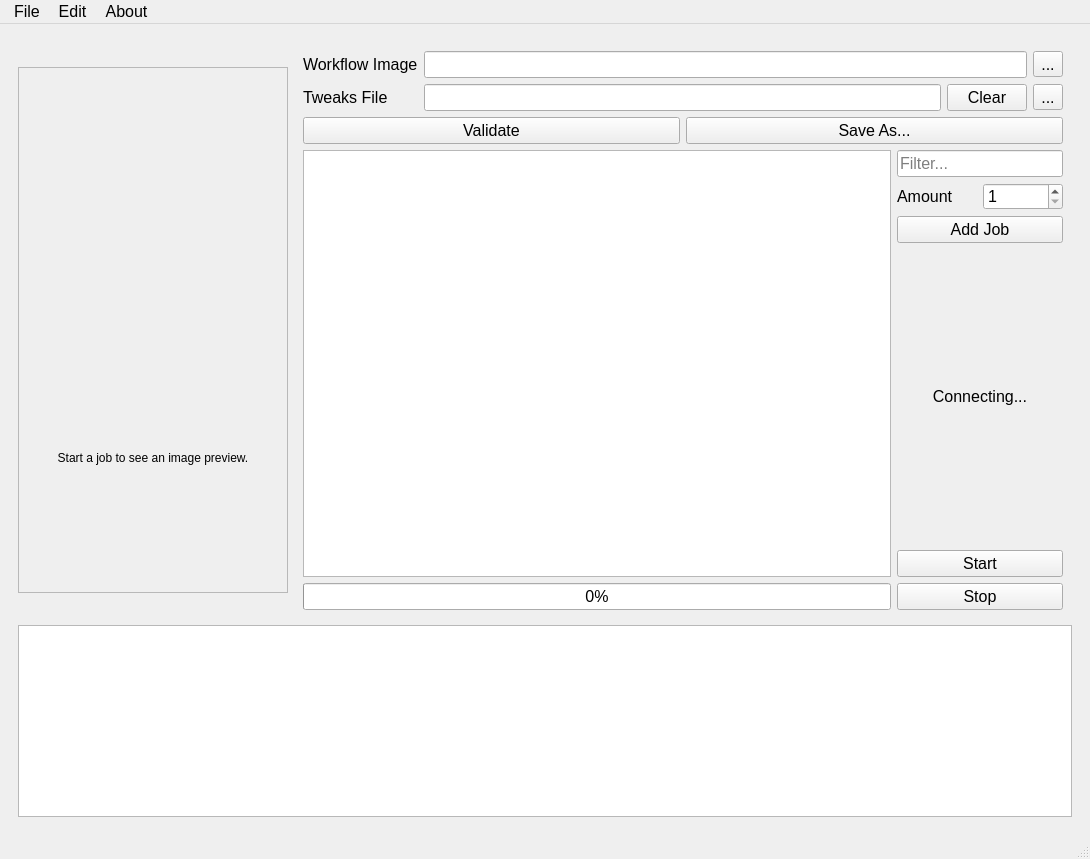
<?xml version="1.0" encoding="UTF-8"?>
<ui version="4.0">
 <class>MainWindow</class>
 <widget class="QMainWindow" name="MainWindow">
  <property name="geometry">
   <rect>
    <x>0</x>
    <y>0</y>
    <width>1090</width>
    <height>859</height>
   </rect>
  </property>
  <property name="sizePolicy">
   <sizepolicy hsizetype="Expanding" vsizetype="Expanding">
    <horstretch>0</horstretch>
    <verstretch>0</verstretch>
   </sizepolicy>
  </property>
  <property name="font">
   <font>
    <family>Segoe UI</family>
    <pointsize>12</pointsize>
   </font>
  </property>
  <property name="windowTitle">
   <string>ComfyTweaker</string>
  </property>
  <widget class="QWidget" name="centralwidget">
   <layout class="QVBoxLayout" name="verticalLayout_2">
    <item>
     <layout class="QVBoxLayout" name="verticalLayout">
      <item>
       <widget class="QWidget" name="widget_2" native="true">
        <property name="sizePolicy">
         <sizepolicy hsizetype="Minimum" vsizetype="Minimum">
          <horstretch>0</horstretch>
          <verstretch>0</verstretch>
         </sizepolicy>
        </property>
        <property name="styleSheet">
         <string notr="true">QToolTip { 
                           background-color: black; 
                           color: white; 
                           border: black solid 1px
                           }</string>
        </property>
        <layout class="QVBoxLayout" name="verticalLayout_3">
         <item>
          <layout class="QHBoxLayout" name="horizontalLayout">
           <item>
            <widget class="QFrame" name="frame">
             <property name="sizePolicy">
              <sizepolicy hsizetype="Fixed" vsizetype="Fixed">
               <horstretch>0</horstretch>
               <verstretch>0</verstretch>
              </sizepolicy>
             </property>
             <property name="minimumSize">
              <size>
               <width>250</width>
               <height>300</height>
              </size>
             </property>
             <property name="frameShape">
              <enum>QFrame::Shape::StyledPanel</enum>
             </property>
             <property name="frameShadow">
              <enum>QFrame::Shadow::Raised</enum>
             </property>
             <layout class="QVBoxLayout" name="verticalLayout_7">
              <item>
               <widget class="QLabel" name="imagePreview">
                <property name="sizePolicy">
                 <sizepolicy hsizetype="Fixed" vsizetype="Fixed">
                  <horstretch>0</horstretch>
                  <verstretch>0</verstretch>
                 </sizepolicy>
                </property>
                <property name="minimumSize">
                 <size>
                  <width>250</width>
                  <height>250</height>
                 </size>
                </property>
                <property name="baseSize">
                 <size>
                  <width>250</width>
                  <height>250</height>
                 </size>
                </property>
                <property name="toolTip">
                 <string>The directory containings your ComfyUI models</string>
                </property>
                <property name="text">
                 <string/>
                </property>
               </widget>
              </item>
              <item>
               <widget class="QLabel" name="imageGenerationPreview">
                <property name="sizePolicy">
                 <sizepolicy hsizetype="Fixed" vsizetype="Fixed">
                  <horstretch>0</horstretch>
                  <verstretch>0</verstretch>
                 </sizepolicy>
                </property>
                <property name="minimumSize">
                 <size>
                  <width>250</width>
                  <height>250</height>
                 </size>
                </property>
                <property name="baseSize">
                 <size>
                  <width>250</width>
                  <height>250</height>
                 </size>
                </property>
                <property name="text">
                 <string>Start a job to see an image preview.</string>
                </property>
                <property name="alignment">
                 <set>Qt::AlignmentFlag::AlignCenter</set>
                </property>
               </widget>
              </item>
             </layout>
            </widget>
           </item>
           <item>
            <widget class="QWidget" name="widget" native="true">
             <property name="sizePolicy">
              <sizepolicy hsizetype="Preferred" vsizetype="Preferred">
               <horstretch>0</horstretch>
               <verstretch>0</verstretch>
              </sizepolicy>
             </property>
             <property name="minimumSize">
              <size>
               <width>200</width>
               <height>0</height>
              </size>
             </property>
             <layout class="QVBoxLayout" name="verticalLayout_6">
              <item>
               <layout class="QFormLayout" name="formLayout">
                <item row="0" column="0">
                 <widget class="QLabel" name="label_3">
                  <property name="toolTip">
                   <string>An image containing a workflow</string>
                  </property>
                  <property name="text">
                   <string>Workflow Image</string>
                  </property>
                  <property name="scaledContents">
                   <bool>false</bool>
                  </property>
                 </widget>
                </item>
                <item row="0" column="1">
                 <layout class="QHBoxLayout" name="horizontalLayout_5">
                  <item>
                   <widget class="QLineEdit" name="workflowLineEdit">
                    <property name="readOnly">
                     <bool>true</bool>
                    </property>
                   </widget>
                  </item>
                  <item>
                   <widget class="QToolButton" name="workflowBrowseButton">
                    <property name="toolTip">
                     <string>Browse for an image containing your workflow</string>
                    </property>
                    <property name="text">
                     <string>...</string>
                    </property>
                   </widget>
                  </item>
                 </layout>
                </item>
                <item row="1" column="0">
                 <widget class="QLabel" name="label_4">
                  <property name="toolTip">
                   <string>A yaml file containing tweaks</string>
                  </property>
                  <property name="text">
                   <string>Tweaks File</string>
                  </property>
                  <property name="scaledContents">
                   <bool>false</bool>
                  </property>
                 </widget>
                </item>
                <item row="1" column="1">
                 <layout class="QHBoxLayout" name="horizontalLayout_2">
                  <item>
                   <widget class="QLineEdit" name="tweaksFileLineEdit">
                    <property name="readOnly">
                     <bool>true</bool>
                    </property>
                   </widget>
                  </item>
                  <item>
                   <widget class="QPushButton" name="tweaksClearButton">
                    <property name="sizePolicy">
                     <sizepolicy hsizetype="Preferred" vsizetype="Fixed">
                      <horstretch>0</horstretch>
                      <verstretch>1</verstretch>
                     </sizepolicy>
                    </property>
                    <property name="font">
                     <font>
                      <family>Segoe UI</family>
                      <pointsize>12</pointsize>
                     </font>
                    </property>
                    <property name="text">
                     <string>Clear</string>
                    </property>
                   </widget>
                  </item>
                  <item>
                   <widget class="QToolButton" name="tweaksFileBrowseButton">
                    <property name="toolTip">
                     <string>Browse for Tweaks yaml file</string>
                    </property>
                    <property name="text">
                     <string>...</string>
                    </property>
                   </widget>
                  </item>
                 </layout>
                </item>
               </layout>
              </item>
              <item>
               <layout class="QHBoxLayout" name="horizontalLayout_7">
                <item>
                 <widget class="QPushButton" name="validateButton">
                  <property name="toolTip">
                   <string>Validate that the tweaks files can be applied to the workflow</string>
                  </property>
                  <property name="text">
                   <string>Validate</string>
                  </property>
                 </widget>
                </item>
                <item>
                 <widget class="QPushButton" name="saveAsButton">
                  <property name="toolTip">
                   <string>Save the tweaked workflow as a JSON</string>
                  </property>
                  <property name="text">
                   <string>Save As...</string>
                  </property>
                 </widget>
                </item>
               </layout>
              </item>
              <item>
               <layout class="QHBoxLayout" name="horizontalLayout_6">
                <item>
                 <layout class="QVBoxLayout" name="verticalLayout_5">
                  <item>
                   <widget class="QTableView" name="jobTable">
                    <property name="sortingEnabled">
                     <bool>false</bool>
                    </property>
                    <attribute name="horizontalHeaderHighlightSections">
                     <bool>false</bool>
                    </attribute>
                    <attribute name="horizontalHeaderStretchLastSection">
                     <bool>true</bool>
                    </attribute>
                    <attribute name="verticalHeaderVisible">
                     <bool>false</bool>
                    </attribute>
                   </widget>
                  </item>
                  <item>
                   <widget class="QProgressBar" name="progressBar">
                    <property name="sizePolicy">
                     <sizepolicy hsizetype="Minimum" vsizetype="Fixed">
                      <horstretch>0</horstretch>
                      <verstretch>0</verstretch>
                     </sizepolicy>
                    </property>
                    <property name="value">
                     <number>0</number>
                    </property>
                   </widget>
                  </item>
                 </layout>
                </item>
                <item>
                 <layout class="QVBoxLayout" name="verticalLayout_4">
                  <property name="sizeConstraint">
                   <enum>QLayout::SizeConstraint::SetFixedSize</enum>
                  </property>
                  <item>
                   <widget class="QLineEdit" name="jobFilter">
                    <property name="sizePolicy">
                     <sizepolicy hsizetype="Minimum" vsizetype="Fixed">
                      <horstretch>0</horstretch>
                      <verstretch>0</verstretch>
                     </sizepolicy>
                    </property>
                    <property name="minimumSize">
                     <size>
                      <width>80</width>
                      <height>0</height>
                     </size>
                    </property>
                    <property name="toolTip">
                     <string>Filter the current jobs</string>
                    </property>
                    <property name="placeholderText">
                     <string>Filter...</string>
                    </property>
                   </widget>
                  </item>
                  <item>
                   <layout class="QHBoxLayout" name="horizontalLayout_4">
                    <item>
                     <widget class="QLabel" name="amountLabel_2">
                      <property name="sizePolicy">
                       <sizepolicy hsizetype="Fixed" vsizetype="Preferred">
                        <horstretch>0</horstretch>
                        <verstretch>0</verstretch>
                       </sizepolicy>
                      </property>
                      <property name="minimumSize">
                       <size>
                        <width>80</width>
                        <height>0</height>
                       </size>
                      </property>
                      <property name="text">
                       <string>Amount</string>
                      </property>
                     </widget>
                    </item>
                    <item>
                     <widget class="QSpinBox" name="amountSpinBox">
                      <property name="sizePolicy">
                       <sizepolicy hsizetype="Fixed" vsizetype="Fixed">
                        <horstretch>0</horstretch>
                        <verstretch>0</verstretch>
                       </sizepolicy>
                      </property>
                      <property name="minimumSize">
                       <size>
                        <width>80</width>
                        <height>0</height>
                       </size>
                      </property>
                      <property name="toolTip">
                       <string>How many images to generate with a tweaked workflow</string>
                      </property>
                      <property name="minimum">
                       <number>1</number>
                      </property>
                      <property name="maximum">
                       <number>9999</number>
                      </property>
                     </widget>
                    </item>
                   </layout>
                  </item>
                  <item>
                   <widget class="QPushButton" name="addJobButton">
                    <property name="sizePolicy">
                     <sizepolicy hsizetype="Minimum" vsizetype="Fixed">
                      <horstretch>0</horstretch>
                      <verstretch>0</verstretch>
                     </sizepolicy>
                    </property>
                    <property name="minimumSize">
                     <size>
                      <width>80</width>
                      <height>0</height>
                     </size>
                    </property>
                    <property name="toolTip">
                     <string>Add a job to the queue</string>
                    </property>
                    <property name="text">
                     <string>Add Job</string>
                    </property>
                   </widget>
                  </item>
                  <item>
                   <widget class="QLabel" name="comfyUIConnectedLabel">
                    <property name="sizePolicy">
                     <sizepolicy hsizetype="Minimum" vsizetype="Preferred">
                      <horstretch>0</horstretch>
                      <verstretch>0</verstretch>
                     </sizepolicy>
                    </property>
                    <property name="text">
                     <string>Connecting...</string>
                    </property>
                    <property name="alignment">
                     <set>Qt::AlignmentFlag::AlignCenter</set>
                    </property>
                   </widget>
                  </item>
                  <item>
                   <widget class="QPushButton" name="queueStartButton">
                    <property name="enabled">
                     <bool>true</bool>
                    </property>
                    <property name="sizePolicy">
                     <sizepolicy hsizetype="Minimum" vsizetype="Fixed">
                      <horstretch>0</horstretch>
                      <verstretch>0</verstretch>
                     </sizepolicy>
                    </property>
                    <property name="minimumSize">
                     <size>
                      <width>80</width>
                      <height>0</height>
                     </size>
                    </property>
                    <property name="toolTip">
                     <string>Start the queue</string>
                    </property>
                    <property name="text">
                     <string>Start</string>
                    </property>
                   </widget>
                  </item>
                  <item>
                   <widget class="QPushButton" name="queueStopButton">
                    <property name="sizePolicy">
                     <sizepolicy hsizetype="Minimum" vsizetype="Fixed">
                      <horstretch>0</horstretch>
                      <verstretch>0</verstretch>
                     </sizepolicy>
                    </property>
                    <property name="minimumSize">
                     <size>
                      <width>80</width>
                      <height>0</height>
                     </size>
                    </property>
                    <property name="toolTip">
                     <string>Stop the queue after the current image is finished generating</string>
                    </property>
                    <property name="text">
                     <string>Stop</string>
                    </property>
                   </widget>
                  </item>
                 </layout>
                </item>
               </layout>
              </item>
             </layout>
            </widget>
           </item>
          </layout>
         </item>
         <item>
          <widget class="QTextEdit" name="logTextEdit">
           <property name="sizePolicy">
            <sizepolicy hsizetype="Expanding" vsizetype="Fixed">
             <horstretch>0</horstretch>
             <verstretch>0</verstretch>
            </sizepolicy>
           </property>
           <property name="readOnly">
            <bool>true</bool>
           </property>
          </widget>
         </item>
        </layout>
       </widget>
      </item>
     </layout>
    </item>
   </layout>
  </widget>
  <widget class="QMenuBar" name="menubar">
   <property name="geometry">
    <rect>
     <x>0</x>
     <y>0</y>
     <width>1090</width>
     <height>21</height>
    </rect>
   </property>
   <property name="styleSheet">
    <string notr="true">QMenuBar {
        spacing: 10px;
    }</string>
   </property>
   <property name="defaultUp">
    <bool>false</bool>
   </property>
   <widget class="QMenu" name="menuFile">
    <property name="title">
     <string>File</string>
    </property>
    <addaction name="actionExit"/>
   </widget>
   <widget class="QMenu" name="menuEdit">
    <property name="title">
     <string>Edit</string>
    </property>
    <addaction name="actionPreferences"/>
    <addaction name="separator"/>
   </widget>
   <widget class="QMenu" name="menuAbout">
    <property name="title">
     <string>About</string>
    </property>
    <addaction name="actionSupporters"/>
   </widget>
   <addaction name="menuFile"/>
   <addaction name="menuEdit"/>
   <addaction name="menuAbout"/>
  </widget>
  <widget class="QStatusBar" name="statusbar"/>
  <action name="actionExit">
   <property name="text">
    <string>Exit</string>
   </property>
  </action>
  <action name="actionPreferences">
   <property name="text">
    <string>Preferences</string>
   </property>
  </action>
  <action name="actionSupporters">
   <property name="text">
    <string>Supporters</string>
   </property>
  </action>
 </widget>
 <resources/>
 <connections/>
</ui>
